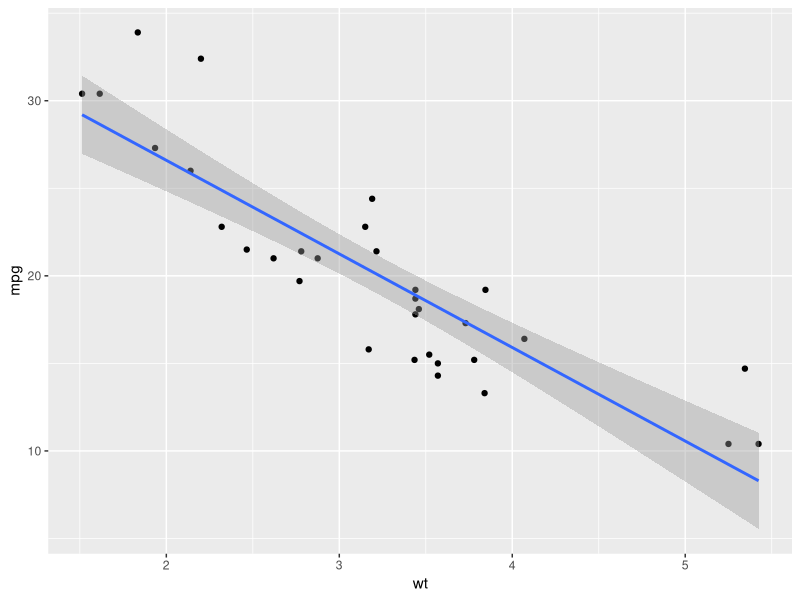

Recreate this plot in R.
## ---- chunk 1
knitr::opts_chunk$set(echo = TRUE)
library(ggplot2)
## ---- chunk 2
regr = lm(mpg ~ wt, mtcars)
summary(regr)

coeff = coef(summary(regr))
coeff

coeff[ ,1]
## ---- chunk 3
predict(regr)
## ---- chunk 4
37.2851 + (-5.3445) * 4.5
## ---- chunk 5
newcars = data.frame(wt = c(4.5, 4.2, 4.1, 4.32, 4.4, 4.65, 5.5, 5.2))
predict(regr, newcars)
## ---- chunk 6
ggplot(mtcars, aes(x = wt, y = mpg)) + geom_point() + geom_smooth(method = "lm")
